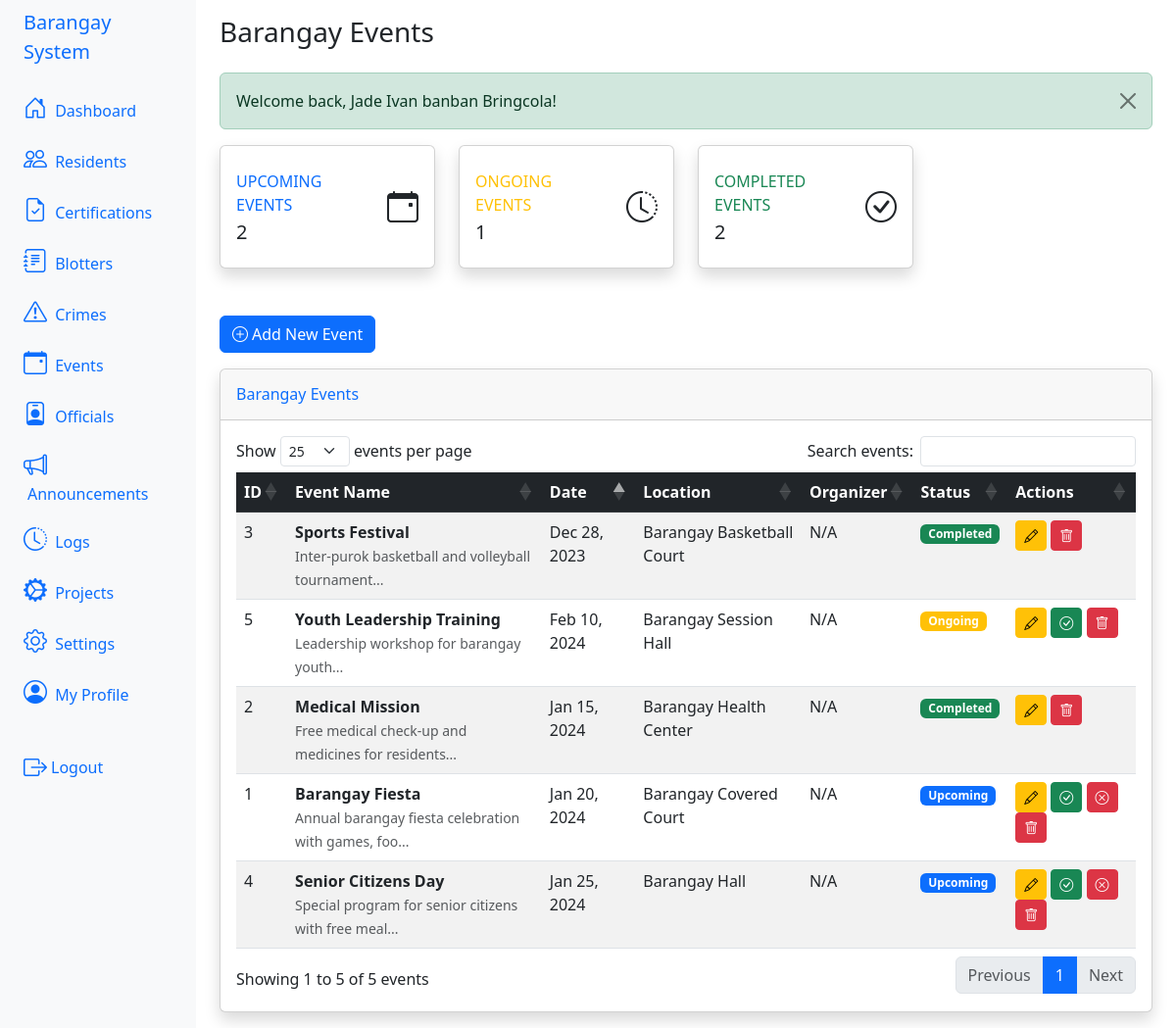
Page /index.php?action=events (signed in) on the committed database.
### tables this page shows
CREATE TABLE IF NOT EXISTS `tbl_events` (
  `id` int NOT NULL AUTO_INCREMENT,
  `name` varchar(255) NOT NULL,
  `description` text,
  `event_date` date NOT NULL,
  `location` text,
  `organizer_id` int DEFAULT NULL,
  `status` enum('upcoming','ongoing','completed','cancelled') DEFAULT 'upcoming',
  `created_at` timestamp NULL DEFAULT CURRENT_TIMESTAMP,
  PRIMARY KEY (`id`),
  KEY `organizer_id` (`organizer_id`),
  CONSTRAINT `tbl_events_ibfk_1` FOREIGN KEY (`organizer_id`) REFERENCES `tbl_users` (`id`) ON DELETE SET NULL
);

### app/views/events/events.php (the view, shortened to what this page needs)
<div class="container-fluid">
  <h1 class="h3 mb-4 text-gray-800">Barangay Events</h1>
  <?php if (isset($_SESSION['success'])): ?>
    <div class="alert alert-success alert-dismissible fade show" role="alert">
      <?php echo $_SESSION['success'];
      unset($_SESSION['success']); ?>
      <button type="button" class="btn-close" data-bs-dismiss="alert" aria-label="Close"></button>
    </div>
  <?php endif; ?>
  <div class="row mb-4">
    <div class="col-xl-3 col-md-6 mb-4">
      <div class="card border-left-primary shadow h-100 py-2">
        <div class="card-body">
          <div class="row no-gutters align-items-center">
            <div class="col mr-2">
              <div class="text-xs font-weight-bold text-primary text-uppercase mb-1">
                Upcoming Events
              </div>
              <div class="h5 mb-0 font-weight-bold text-gray-800">
                <?php
                $upcoming = array_filter($events, function ($e) {
                  return $e['status'] === 'upcoming';
                });
                echo count($upcoming);
                ?>
              </div>
            </div>
            <div class="col-auto">
              <i class="bi bi-calendar-event fs-2 text-gray-300"></i>
            </div>
          </div>
        </div>
      </div>
    </div>
    <div class="col-xl-3 col-md-6 mb-4">
      <div class="card border-left-warning shadow h-100 py-2">
        <div class="card-body">
          <div class="row no-gutters align-items-center">
            <div class="col mr-2">
              <div class="text-xs font-weight-bold text-warning text-uppercase mb-1">
                Ongoing Events
              </div>
              <div class="h5 mb-0 font-weight-bold text-gray-800">
                <?php
                $ongoing = array_filter($events, function ($e) {
                  return $e['status'] === 'ongoing';
                });
                echo count($ongoing);
                ?>
              </div>
            </div>
            <div class="col-auto">
              <i class="bi bi-clock-history fs-2 text-gray-300"></i>
            </div>
          </div>
        </div>
      </div>
    </div>
    <div class="col-xl-3 col-md-6 mb-4">
      <div class="card border-left-success shadow h-100 py-2">
        <div class="card-body">
          <div class="row no-gutters align-items-center">
            <div class="col mr-2">
              <div class="text-xs font-weight-bold text-success text-uppercase mb-1">
                Completed Events
              </div>
              <div class="h5 mb-0 font-weight-bold text-gray-800">
                <?php
                $completed = array_filter($events, function ($e) {
                  return $e['status'] === 'completed';
                });
                echo count($completed);
                ?>
              </div>
            </div>
            <div class="col-auto">
              <i class="bi bi-check-circle fs-2 text-gray-300"></i>
            </div>
          </div>
        </div>
      </div>
    </div>
  </div>
  <div class="mb-3">
    <a href="index.php?action=events&sub=add" class="btn btn-primary">
      <i class="bi bi-plus-circle me-1"></i>Add New Event
    </a>
  </div>
  <div class="card shadow">
    <div class="card-header py-3">
      <h6 class="m-0 font-weight-bold text-primary">Barangay Events</h6>
    </div>
    <div class="card-body">
      <div class="table-responsive">
        <table class="table table-striped table-hover" id="eventsTable">
          <thead class="table-dark">
            <tr>
              <th>ID</th>
              <th>Event Name</th>
              <th>Date</th>
              <th>Location</th>
              <th>Organizer</th>
              <th>Status</th>
              <th>Actions</th>
            </tr>
          </thead>
          <tbody>
            <?php if (!empty($events)): ?>
              <?php foreach ($events as $event): ?>
                <tr>
                  <td><?php echo htmlspecialchars($event['id']); ?></td>
                  <td>
                    <strong><?php echo htmlspecialchars($event['name']); ?></strong>
                    <?php if (!empty($event['description'])): ?>
                      <br><small class="text-muted"><?php echo htmlspecialchars(substr($event['description'], 0, 50)); ?>...</small>
                    <?php endif; ?>
                  </td>
                  <td><?php echo date('M d, Y', strtotime($event['event_date'])); ?></td>
                  <td><?php echo htmlspecialchars($event['location'] ?? 'TBA'); ?></td>
                  <td><?php echo htmlspecialchars($event['organizer_name'] ?? 'N/A'); ?></td>
                  <td>
                    <?php
                    $statusClass = [
                      'upcoming' => 'primary',
                      'ongoing' => 'warning',
                      'completed' => 'success',
                      'cancelled' => 'danger'
                    ][$event['status']] ?? 'secondary';
                    ?>
                    <span class="badge bg-<?php echo $statusClass; ?>">
                      <?php echo ucfirst(htmlspecialchars($event['status'])); ?>
                    </span>
                  </td>
                  <td>
                    <a href="index.php?action=events&sub=edit&id=<?php echo $event['id']; ?>"
                      class="btn btn-sm btn-warning" title="Edit">
                      <i class="bi bi-pencil"></i>
                    </a>
                    <?php if ($event['status'] === 'upcoming'): ?>
                      <a href="index.php?action=events&sub=complete&id=<?php echo $event['id']; ?>"
                        class="btn btn-sm btn-success"
                        onclick="return confirm('Mark this event as completed?')"
                        title="Mark as Completed">
                        <i class="bi bi-check-circle"></i>
                      </a>
                      <a href="index.php?action=events&sub=cancel&id=<?php echo $event['id']; ?>"
                        class="btn btn-sm btn-danger"
                        onclick="return confirm('Cancel this event?')"
                        title="Cancel Event">
                        <i class="bi bi-x-circle"></i>
                      </a>
                    <?php endif; ?>
                    <?php if ($event['status'] === 'ongoing'): ?>
                      <a href="index.php?action=events&sub=complete&id=<?php echo $event['id']; ?>"
                        class="btn btn-sm btn-success"
                        onclick="return confirm('Mark this event as completed?')"
                        title="Mark as Completed">
                        <i class="bi bi-check-circle"></i>
                      </a>
                    <?php endif; ?>
                    <a href="index.php?action=events&sub=delete&id=<?php echo $event['id']; ?>"
                      class="btn btn-sm btn-danger"
                      onclick="return confirm('Are you sure you want to delete this event?')"
                      title="Delete">
                      <i class="bi bi-trash"></i>
                    </a>
                  </td>
                </tr>
              <?php endforeach; ?>
            <?php endif; ?>
          </tbody>
        </table>
      </div>
    </div>
  </div>
</div>

### rows in the picture
tbl_events: id "3", name "Sports Festival", description "Inter-purok basketball and volleyball tournament", event_date "Dec 28, 2023", location "Barangay Basketball Court", organizer_name "N/A", status "Completed"
tbl_events: id "2", name "Medical Mission", description "Free medical check-up and medicines for residents", event_date "Jan 15, 2024", location "Barangay Health Center", organizer_name "N/A", status "Completed"
tbl_events: id "1", name "Barangay Fiesta", description "Annual barangay fiesta celebration with games, foo", event_date "Jan 20, 2024", location "Barangay Covered Court", organizer_name "N/A", status "Upcoming"
tbl_events: id "4", name "Senior Citizens Day", description "Special program for senior citizens with free meal", event_date "Jan 25, 2024", location "Barangay Hall", organizer_name "N/A", status "Upcoming"
tbl_events: id "5", name "Youth Leadership Training", description "Leadership workshop for barangay youth", event_date "Feb 10, 2024", location "Barangay Session Hall", organizer_name "N/A", status "Ongoing"

### other values in the picture
$_SESSION['success'] "Welcome back, Jade Ivan banban Bringcola!"
count($upcoming) "2"
count($ongoing) "1"
count($completed) "2"
